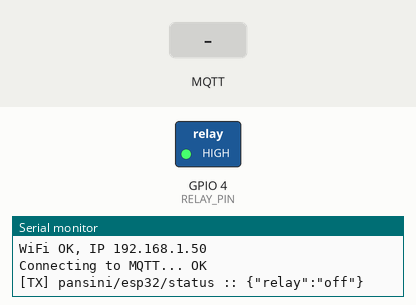
This sketch was run on a simulated ESP32. Shown: switched loads named in the sketch (green lamp = pin HIGH), the last lines printed to the serial monitor. Inputs (shaded band) come from the test bench. WiFi joins after 1.5 s; servers stay silent unless stated; no MQTT or app messages arrive unless stated.

Above: at 3.2 s.
3.3 s: MQTT message "on" arrives on the first subscribed topic
At 4.4 s:
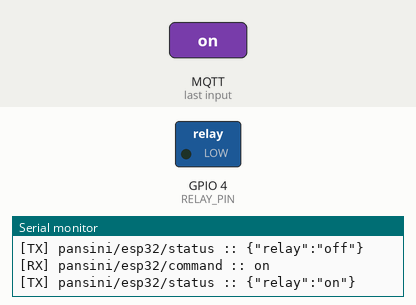
6.3 s: MQTT message "0" arrives on the first subscribed topic
At 6.7 s:
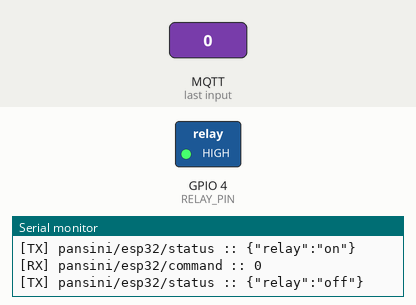
Timing chart, 0 to 9.3 s (numbered marks = the images above; inputs shaded):
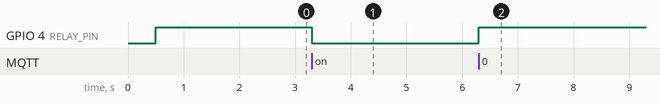

Measured:
- after the input at 3.3 s, GPIO 4 (RELAY_PIN): HIGH → LOW at once
- after the input at 6.3 s, GPIO 4 (RELAY_PIN): LOW → HIGH at once

The sketch:

sketch_mqtt_relay.ino
```cpp
#include <WiFi.h>
#include <WiFiManager.h>
#include <PubSubClient.h>

const int   RELAY_PIN  = 4;
const int   RELAY_ON   = LOW;   // module activates when IN is LOW
const int   RELAY_OFF  = HIGH;
const unsigned long PULSE_DURATION_MS = 1000;

const char* AP_NAME        = "Wifi-Config-ESP32";
const char* AP_PASSWORD    = "config321";

const char* MQTT_BROKER    = "broker.hivemq.com";
const int   MQTT_PORT      = 1883;
const char* MQTT_CLIENT_ID = "esp32-pansini-poc";
const char* TOPIC_STATUS   = "pansini/esp32/status";
const char* TOPIC_COMMAND  = "pansini/esp32/command";
const unsigned long PUBLISH_INTERVAL_MS = 5000;

WiFiClient   espClient;
PubSubClient mqtt(espClient);
WiFiManager  wm;

bool relayActive = false;
unsigned long lastPublish = 0;

void publishStatus() {
  String payload = relayActive ? "{\"relay\":\"on\"}" : "{\"relay\":\"off\"}";
  mqtt.publish(TOPIC_STATUS, payload.c_str());
  Serial.printf("[TX] %s :: %s\n", TOPIC_STATUS, payload.c_str());
}

void setRelay(bool on) {
  relayActive = on;
  digitalWrite(RELAY_PIN, on ? RELAY_ON : RELAY_OFF);
  publishStatus();
}

void pulseRelay() {
  Serial.println("Pulsing relay for 1s...");
  setRelay(true);
  delay(PULSE_DURATION_MS);
  setRelay(false);
}

void onMessage(char* topic, byte* payload, unsigned int length) {
  String msg;
  msg.reserve(length);
  for (unsigned int i = 0; i < length; i++) msg += (char)payload[i];
  Serial.printf("[RX] %s :: %s\n", topic, msg.c_str());

  if (String(topic) != TOPIC_COMMAND) return;

  if (msg == "on" || msg == "1") {
    setRelay(true);
  } else if (msg == "off" || msg == "0") {
    setRelay(false);
  } else if (msg == "pulse" || msg == "open") {
    pulseRelay();
  } else {
    Serial.printf("Unknown command: %s\n", msg.c_str());
  }
}

void reconnectMqtt() {
  while (!mqtt.connected()) {
    Serial.print("Connecting to MQTT... ");
    if (mqtt.connect(MQTT_CLIENT_ID)) {
      Serial.println("OK");
      mqtt.subscribe(TOPIC_COMMAND);
      publishStatus();
    } else {
      Serial.printf("failed rc=%d, retrying in 5s\n", mqtt.state());
      delay(5000);
    }
  }
}

void setup() {
  Serial.begin(115200);
  delay(500);

  // set relay OFF before anything else
  pinMode(RELAY_PIN, OUTPUT);
  digitalWrite(RELAY_PIN, RELAY_OFF);

  wm.setConfigPortalTimeout(180);
  if (!wm.autoConnect(AP_NAME, AP_PASSWORD)) {
    Serial.println("WiFi failed, restarting in 5s...");
    delay(5000);
    ESP.restart();
  }
  Serial.printf("WiFi OK, IP %s\n", WiFi.localIP().toString().c_str());

  mqtt.setServer(MQTT_BROKER, MQTT_PORT);
  mqtt.setCallback(onMessage);
  mqtt.setBufferSize(512);
}

void loop() {
  if (!mqtt.connected()) reconnectMqtt();
  mqtt.loop();

  if (millis() - lastPublish > PUBLISH_INTERVAL_MS) {
    lastPublish = millis();
    publishStatus();
  }
}
```
